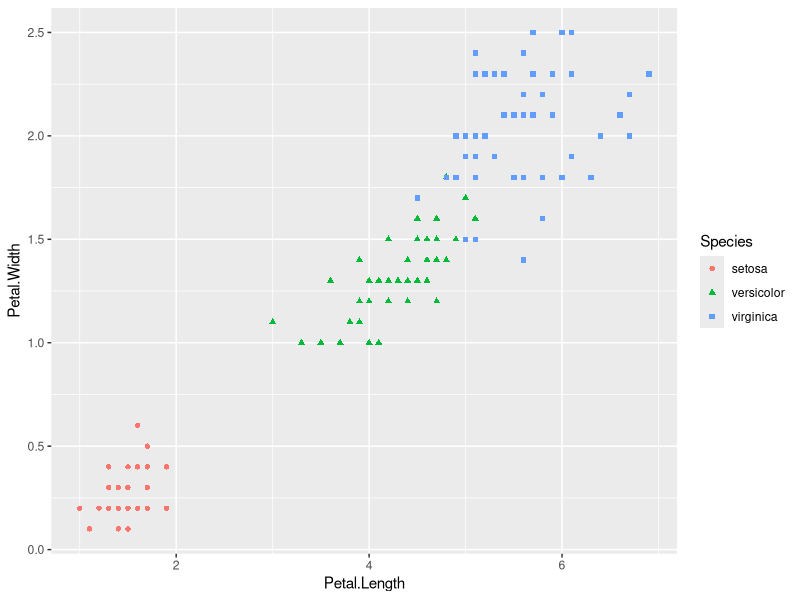

Reproduce this figure in R.
library(ggplot2)

data("iris")
ggplot(iris, aes(Petal.Length, Petal.Width))+
  geom_point(aes(color=Species, shape= Species))

